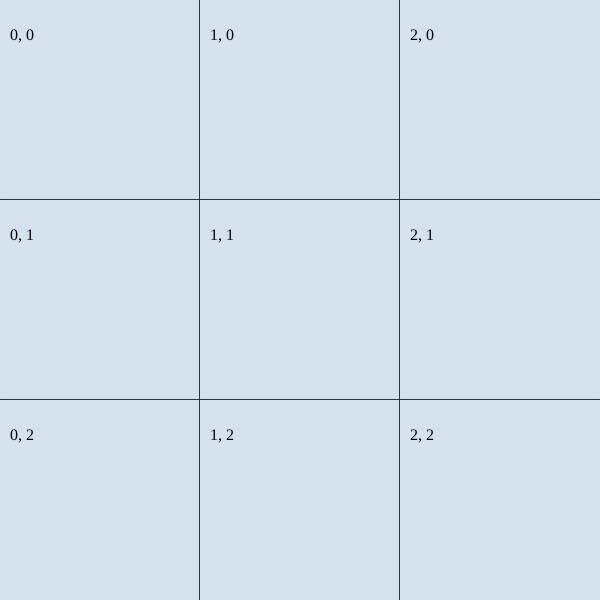
Frame 1 (no input)
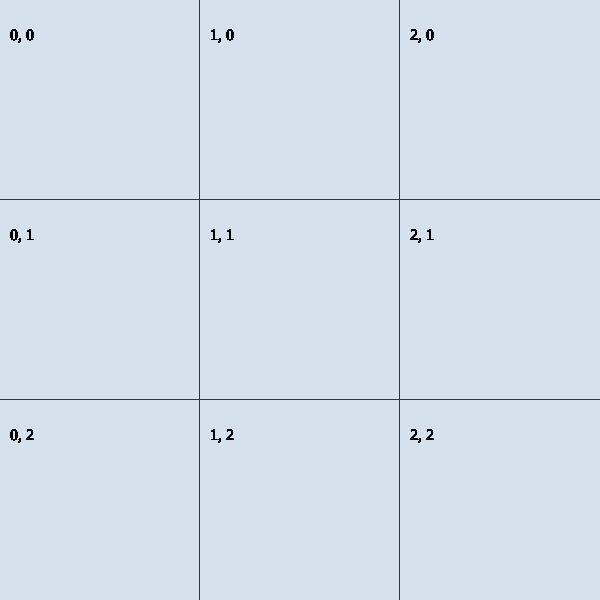
Frame 60 (no input)
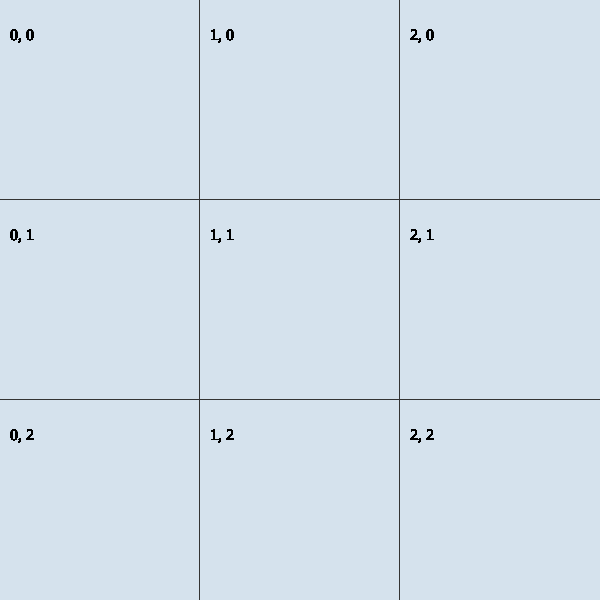
Frame 120 (the mouse pressed at the canvas centre since frame 60)

The p5.js sketch that drew these frames (run headless with seeded random() and noise() and a simulated clock; from frame 60 on, the mouse is pressed at the canvas centre):

// p5.js sketch
// ── sketch.js
let size = 600;
let nbCells = 3;
var maze = new maze(size, nbCells);
let click = true;

function setup() {
    createCanvas(size, size);
    maze.debug();
    // maze.generateMaze()
}

function draw() {
    background(255);
    maze.show();
    // if(click) {
    //     console.log(click)
    // }
}

function mouseClicked() {
    maze.highlightCell(mouseX, mouseY);
    //click = !click;
    // run the search here ?
}


// ── cell.js
function cell(posX, posY, size) {
    this.posX = posX;
    this.posY = posY;
    this.size = size;
    this.visited = false;

    // available neighbours (with open walls)
    this.neighbours = [];

    //where do x and y start in pixels
    this.startX = this.posX * size;
    this.startY = this.posY * size;

    this.highlighted = false;
    this.defaultColor = "#D5E2ED";
    this.highlightColor = "#00ffff"

    this.top = 0;
    this.right = 1;
    this.bottom = 2;
    this.left = 3;
    this.walls = [true, true, true, true];


    this.show = function () {
        stroke(51);
        strokeWeight(2);
        let p = createP(this.posX + ", " + this.posY);
        p.position(this.startX + 10, this.startY + 10)
        if (this.walls[this.top]) {
            line(this.startX, this.startY, this.startX + this.size, this.startY);
        }

        if (this.walls[this.right]) {
            line(this.startX + this.size, this.startY, this.startX + this.size, this.startY + this.size)
        }

        if (this.walls[this.bottom]) {
            line(this.startX, this.startY + this.size, this.startX + this.size, this.startY + this.size)
        }

        if (this.walls[this.left]) {
            line(this.startX, this.startY, this.startX, this.startY + this.size)
        }

        if (this.highlighted) {
            noStroke();
            fill(this.highlightColor);
            rect(this.startX, this.startY, this.size, this.size);

        } else {
            noStroke();
            fill(this.defaultColor);
            rect(this.startX, this.startY, this.size, this.size);
        }
    }

    this.removeWall = function (direction) {
        this.walls[direction] = false;
    }

    this.addNeighbour = function (cell) {
        this.neighbours.push(cell);
    }

    this.getRandomNeighbour = function (bound) {
        var neighbours = this.getNeighbours(bound);
        if (neighbours.length > 0) {
            let r = floor(random(0, neighbours.length));
            return neighbours[r];
        } else {
            return undefined;
        }
    }

    this.getNeighbours = function (bound) {
        var neighbours = [];

        //north, easth, south, west
        let dirX = [-1, 0, 1, 0];
        let dirY = [0, 1, 0, -1];
        for (let i = 0; i < dirX.length; i++) {
            let rr = this.posX + dirX[i];
            let cc = this.posY + dirY[i];
            if (rr < 0 || cc < 0)
                continue
            if (rr >= bound || cc >= bound)
                continue;

            var index1D = rr + cc * bound;
            var neighbour = this.cells[index1D];
            if (neighbour.visited == false) {
                neighbours.push(neighbour);
            }
        }

        return neighbours;
    }

    this.clickedInside = function (mouseX, mouseY) {
        return (mouseX > this.startX &&
            mouseX < this.startX + this.size &&
            mouseY > this.startY &&
            mouseY < this.startY + this.size)
    }

    this.highlight = function () {
        this.highlighted = !this.highlighted;
    }

}
// ── maze.js
function maze(size, nbCells) {
    this.cells = [];
    this.nbCells = nbCells;
    this.cellSize = Math.floor(size / nbCells);

    for (let row = 0; row < nbCells; row++)
        for (let col = 0; col < nbCells; col++)
            this.cells.push(new cell(col, row, this.cellSize));

    //north, easth, south, west
    let dirX = [-1, 0, 1, 0];
    let dirY = [0, 1, 0, -1];
    for (let cellIndex = 0; cellIndex < this.cells.length; cellIndex++) {
        for (let i = 0; i < dirX.length; i++) {
            let rr = this.cells[cellIndex].posX + dirX[i];
            let cc = this.cells[cellIndex].posY + dirY[i];
            if (rr < 0 || cc < 0)
                continue
            if (rr >= this.nbCells || cc >= this.nbCells)
                continue;

            var index1D = rr + cc * this.nbCells;
            var neighbour = this.cells[index1D];
            this.cells[cellIndex].addNeighbour(neighbour);
        }
    }

    this.show = function () {
        for (let i = 0; i < this.cells.length; i++) {
            this.cells[i].show();
        }
    }

    this.debug = function () {
        for (let i = 0; i < this.cells.length; i++) {
            console.log(this.cells[i]);
        }
    }

    this.highlightCell = function (mouseX, mouseY) {
        for (let i = 0; i < this.cells.length; i++) {
            if (this.cells[i].clickedInside(mouseX, mouseY)) {
                this.cells[i].highlight();
                break;
            }
        }
    }

    this.generateMaze = function () {
        let stack = [];
        let startCellIndex = floor(random(0, this.cells.length))
        let startCell = this.cells[0] //this.cells[startCellIndex];
        startCell.visited = true;
        stack.push(startCell);
        // let current;
        while (stack.length > 0) {
            let current = stack.pop();
            current.visited = true;
            let next = current.getRandomNeighbour(this.nbCells);
            if (next) {
                stack.push(current);
                next.visited = true;
                stack.push(next)
                this.removeWall(current, next)
                current = next;
            } else if (stack.length > 0) {
                current = stack.pop();
            }
        }
    }

    this.removeWall = function (current, next) {
        let x = current.posX - next.posX;
        if (x === 1) {
            current.removeWall(3)
            next.removeWall(1);
        } else if (x === -1) {
            current.removeWall(1);
            next.removeWall(3);
        }

        let y = current.posY - next.posY;
        if (y === 1) {
            current.removeWall(0);
            next.removeWall(2);
        } else if (y === -1) {
            current.removeWall(2);
            next.removeWall(0);
        }
    }

    this.breadthFirstSearch = function (startCell, destinationCell) {
        // breadthFirstSearch(array) {
        //     let queue = [this];
        //     while (queue.length > 0) {
        //         const current = queue.shift();
        //         array.push(current.name);
        //         for (const child of current.children) {
        //             queue.push(child);
        //         }
        //     }

        //     return array;
        // }

        // create arrays (node_queue, visited_nodes, and traveled_path)
        // add the start to the arrays
        // while the queue is not empty
        //     take out the first element in the queue
        //     for each of the neighbors of this first element 
        //     if its not in the visited set and not blocked
        //         add this to the arrays
        //         if this contains what we are looking for
        //         return the backtrack of this node
        //         end if
        //     end if
        //     end for
        // end while
        let queue = [startcell];
        let path = [startCell];
        while (queue.length > 0) {
            const current = queue.shift();

        }
    }
}
